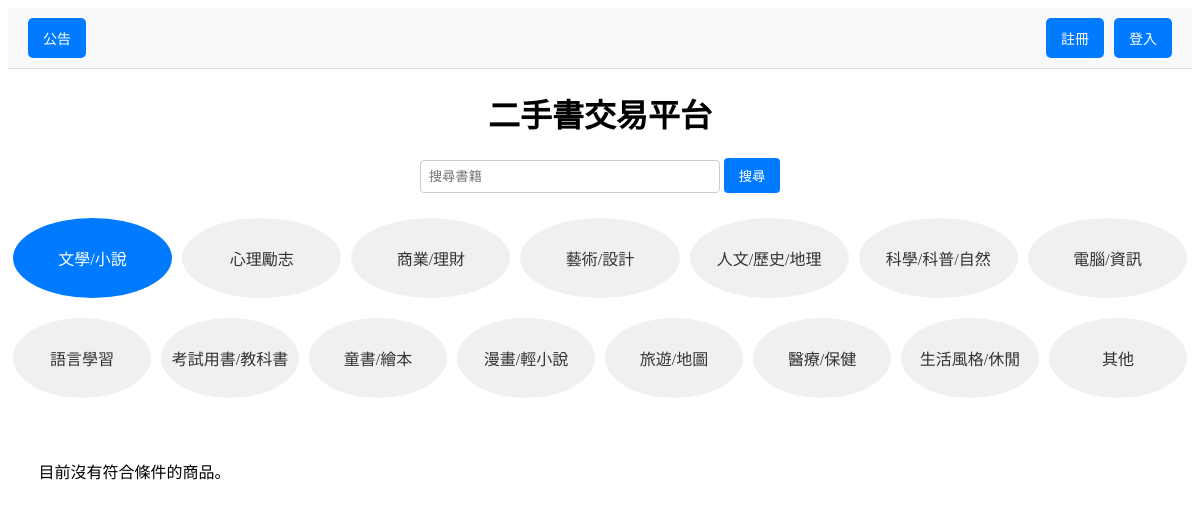
Page /index.php?category=文學/小說 on the earlier database version.
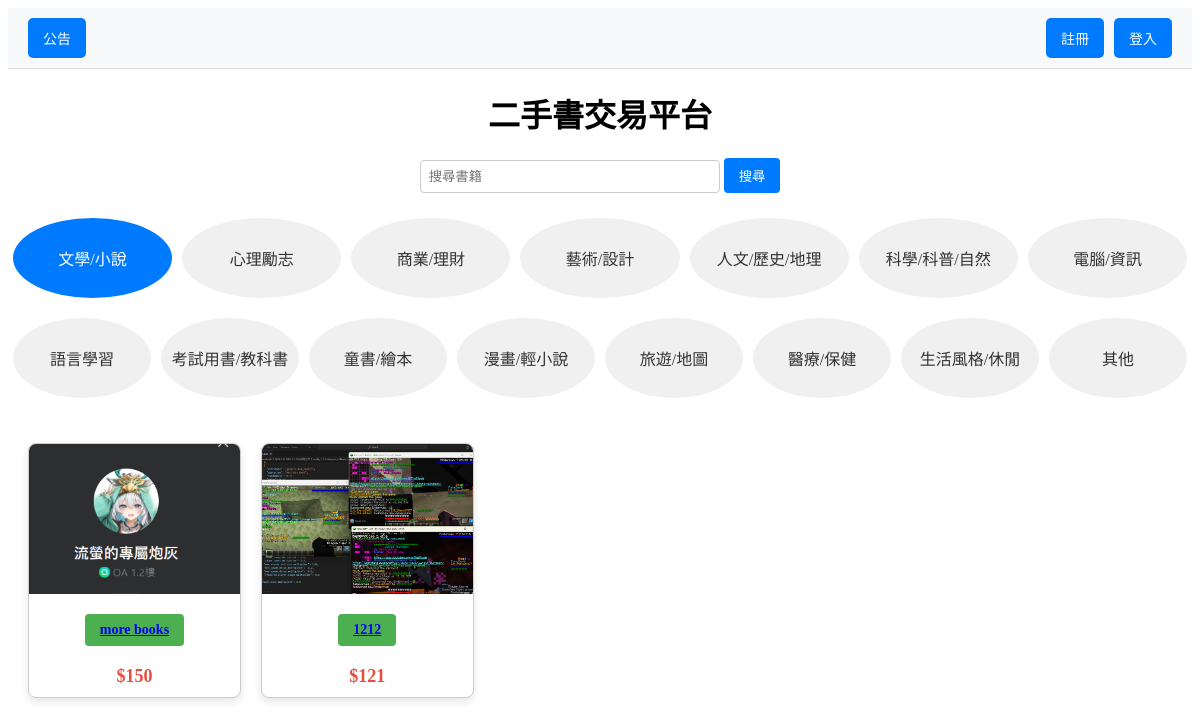
Same page on the later database version.
### tables this page shows
CREATE TABLE `products` (
  `id` int(11) NOT NULL,
  `name` varchar(255) NOT NULL,
  `author` varchar(255) NOT NULL,
  `category` varchar(255) NOT NULL,
  `seller_id` int(11) NOT NULL,
  `condition` enum('全新','九成新','七成新','五成新') NOT NULL,
  `description` text DEFAULT NULL,
  `location` varchar(255) NOT NULL,
  `attachment` varchar(255) DEFAULT NULL,
  `price` decimal(10,0) NOT NULL,
  `stock` int(11) NOT NULL,
  `created_at` datetime DEFAULT current_timestamp(),
  `updated_at` datetime DEFAULT current_timestamp() ON UPDATE current_timestamp(),
  `is_deleted` tinyint(1) DEFAULT 0
);

### index.php (the view, shortened to what this page needs)
<?php
    require('db.inc');
    mysqli_set_charset($link, 'utf8');
    $categoryFilter = isset($_GET['category']) ? $_GET['category'] : '';
    $searchKeyword = isset($_GET['search']) ? $_GET['search'] : '';
    $selectedCategory = isset($_GET['category']) ? $_GET['category'] : '';
    $categories = [
        "文學/小說", "心理勵志", "商業/理財", "藝術/設計", "人文/歷史/地理",
        "科學/科普/自然", "電腦/資訊", "語言學習", "考試用書/教科書",
        "童書/繪本", "漫畫/輕小說", "旅遊/地圖", "醫療/保健", "生活風格/休閒", "其他"
    ];
    $sql = "SELECT id, name, price, attachment, category FROM products WHERE stock > 0";
    if (!empty($categoryFilter)) {
        $sql .= " AND category = '" . mysqli_real_escape_string($link, $categoryFilter) . "'";
    }
    $result = mysqli_query($link, $sql);
    $products = [];
    while ($row = mysqli_fetch_assoc($result)) {
        $products[] = $row;
    }
?>
<html>
    <head>
    </head>
    <body>
        <div class="top-bar">
            <a href="announcement/announcement.php" class="announcement-button">公告</a>
            <div class="top-right-buttons">
                <?php include('userMenu.php'); ?>
            </div>
        </div>
        <h1 style="text-align: center;">二手書交易平台</h1>
        <div style="text-align: center; margin: 20px 0;">
            <form method="GET" action="index.php" style="margin-bottom: 20px;">
                <input type="text" name="search" placeholder="搜尋書籍" value="<?php echo htmlspecialchars($searchKeyword); ?>" style="padding: 8px; width: 300px; border: 1px solid #ccc; border-radius: 4px;">
                <button type="submit" style="padding: 8px 15px; background-color: #007BFF; color: white; border: none; border-radius: 4px; cursor: pointer;">搜尋</button>
            </form>
            <?php if (empty($searchKeyword)):  ?>
                <div>
                    <div style="display: flex; justify-content: space-between; margin-bottom: 10px;">
                        <?php $firstRow = array_slice($categories, 0, 7);  ?>
                        <?php foreach ($firstRow as $category): ?>
                            <a href="index.php?category=<?php echo $selectedCategory === $category ? '' : urlencode($category); ?>"
                               style="flex: 1; margin: 5px; width: 80px; height: 80px; border-radius: 50%; background-color: <?php echo $selectedCategory === $category ? '#007BFF' : '#f0f0f0'; ?>; text-decoration: none; color: <?php echo $selectedCategory === $category ? 'white' : '#333'; ?>; font-size: 16px; text-align: center; display: flex; align-items: center; justify-content: center;">
                                <?php echo htmlspecialchars($category); ?>
                            </a>
                        <?php endforeach; ?>
                    </div>
                    <div style="display: flex; justify-content: space-between;">
                        <?php $secondRow = array_slice($categories, 7);  ?>
                        <?php foreach ($secondRow as $category): ?>
                            <a href="index.php?category=<?php echo $selectedCategory === $category ? '' : urlencode($category); ?>"
                               style="flex: 1; margin: 5px; width: 80px; height: 80px; border-radius: 50%; background-color: <?php echo $selectedCategory === $category ? '#007BFF' : '#f0f0f0'; ?>; text-decoration: none; color: <?php echo $selectedCategory === $category ? 'white' : '#333'; ?>; font-size: 16px; text-align: center; display: flex; align-items: center; justify-content: center;">
                                <?php echo htmlspecialchars($category); ?>
                            </a>
                        <?php endforeach; ?>
                    </div>
                </div>
            <?php endif; ?>
        </div>
        <div class="product-grid">
            <?php if (!empty($products)): ?>
                <?php foreach ($products as $product): ?>
                    <div class="product-item">
                        <img src="product/pic/<?php echo htmlspecialchars($product['attachment']); ?>" alt="<?php echo htmlspecialchars($product['name']); ?>">
                        <h3>
                            <a href="product/detail.php?id=<?php echo $product['id']; ?>" style="text-decoration: underline; color: blue;">
                                <?php echo htmlspecialchars($product['name']); ?>
                            </a>
                        </h3>
                        <p class="price">$<?php echo htmlspecialchars($product['price']); ?></p>
                    </div>
                <?php endforeach; ?>
            <?php else: ?>
                <p style="text-align: center;">目前沒有符合條件的商品。</p>
            <?php endif; ?>
        </div>
    </body>
</html>

Differences in the rows shown:
now on this page (row edited): products: attachment (picture), name "more books", price "150"
now on this page (row edited): products: attachment (picture), name "1212", price "121"
Other differences:
text no longer shown: "目前沒有符合條件的商品。"
